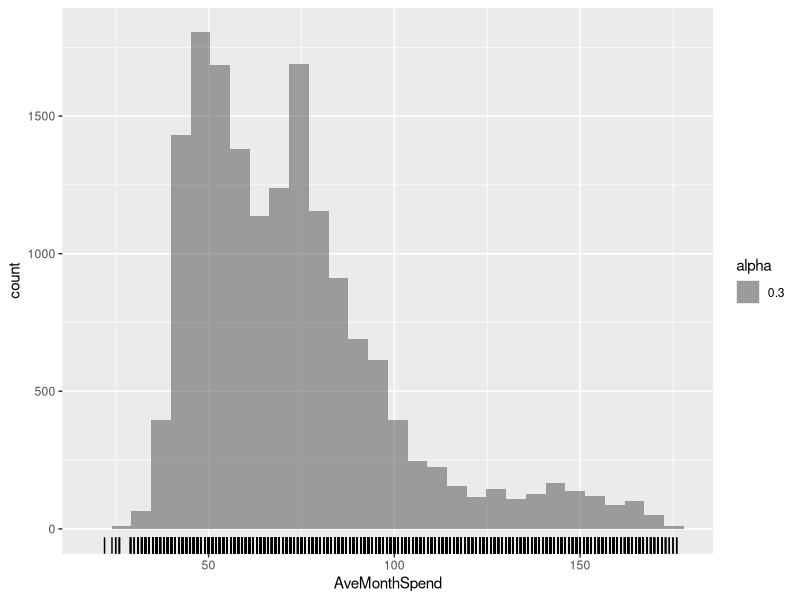
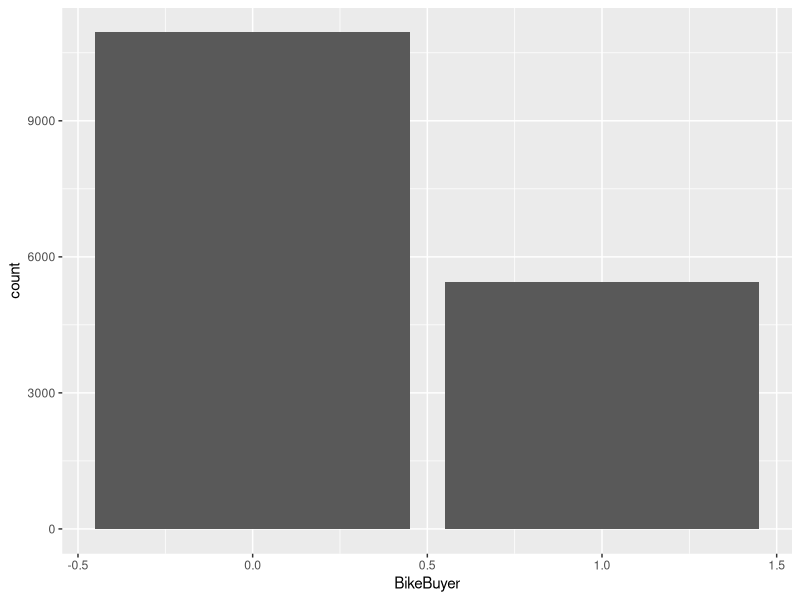

Generate these figures, in order, with R:
## ---- chunk 1
knitr::opts_chunk$set(echo = TRUE)
## ---- chunk 2
suppressPackageStartupMessages(library(magrittr))
suppressPackageStartupMessages(library(tidyverse))
suppressPackageStartupMessages(library(lubridate))
## ---- chunk 3
customerInfo <- read.csv("AdvWorksCusts.csv", stringsAsFactors = FALSE)
bikeBuyer    <- read.csv("AW_BikeBuyer.csv")
spend        <- read.csv("AW_AveMonthSpend.csv")
## ---- chunk 4
customerInfo %>% str()
bikeBuyer %>% str()
spend %>% str()
## ---- chunk 5
countNA <- function(x) {is.na(x) %>% sum()}

apply( customerInfo,2,countNA )
apply( bikeBuyer,   2,countNA )
apply( spend,       2,countNA )
## ---- chunk 6
customerInfo %>% nrow()
customerInfo %<>% .[!duplicated(.),]
customerInfo %>% nrow()

bikeBuyer %<>% .[!duplicated(.),]
bikeBuyer %>% nrow()

spend %<>% .[!duplicated(.),]
spend %>% nrow()
## ---- chunk 7
customerInfo$CustomerID %>% unique() %>% length()
bikeBuyer$CustomerID %>% unique() %>% length()
spend$CustomerID %>% unique() %>% length()
## ---- chunk 8
bikeBuyer %>% head %>% as.tibble
## ---- chunk 9
keepOldest <- function(df){
  
  df %<>% .[nrow(.)[1]:1,] #reverse the order of rows in the df
  df %<>% distinct( #keep the first CustomerID, drop the rest
    CustomerID , .keep_all = TRUE) 
  df %<>% .[nrow(.)[1]:1,] #change the df order back to normal
  df
  
}

customerInfo %<>% keepOldest()
bikeBuyer %<>% keepOldest()
spend %<>% keepOldest()

nrow(customerInfo)
nrow(bikeBuyer)
nrow(spend)
## ---- chunk 10
customerData <- left_join(customerInfo, bikeBuyer, by = "CustomerID") %>% 
  left_join(., spend, by = "CustomerID")
## ---- chunk 11
ggplot(customerData) + 
  geom_histogram(aes(x = AveMonthSpend, alpha = .3)) + 
  geom_rug(aes(x = AveMonthSpend))
## ---- chunk 12
summary(customerData$AveMonthSpend)
sd(customerData$AveMonthSpend)
## ---- chunk 13
ggplot(customerData, aes(x = BikeBuyer)) + 
  geom_bar()
## ---- chunk 14
customerData %>% 
  group_by(Occupation) %>% 
  summarize(medianIncome = median(YearlyIncome), n = n()) %>% 
  arrange(medianIncome)
